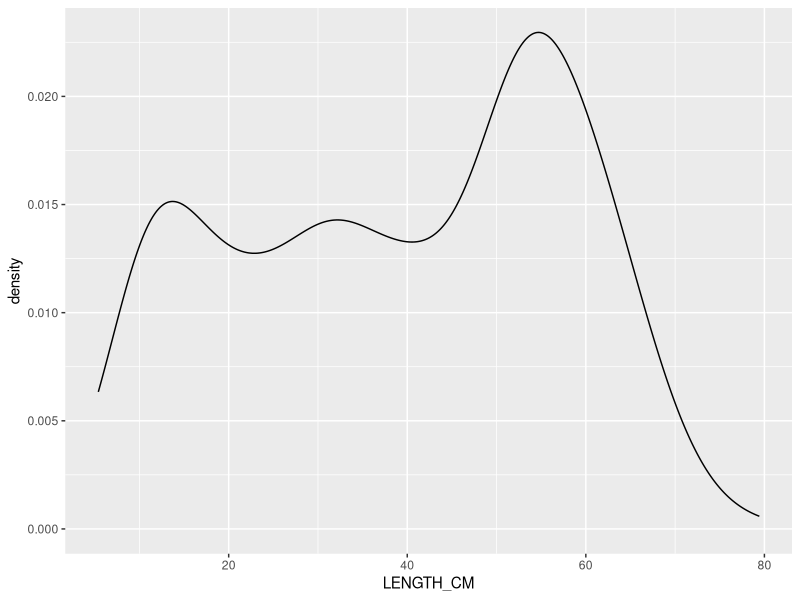
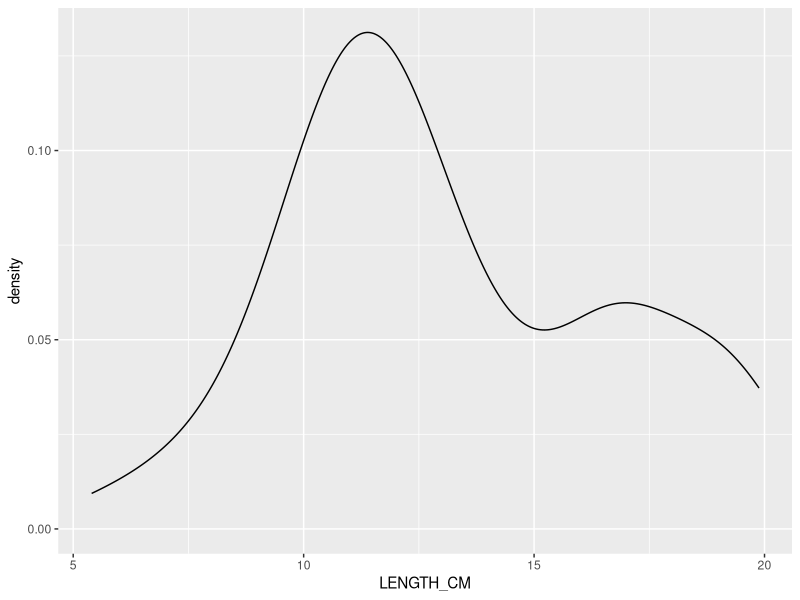
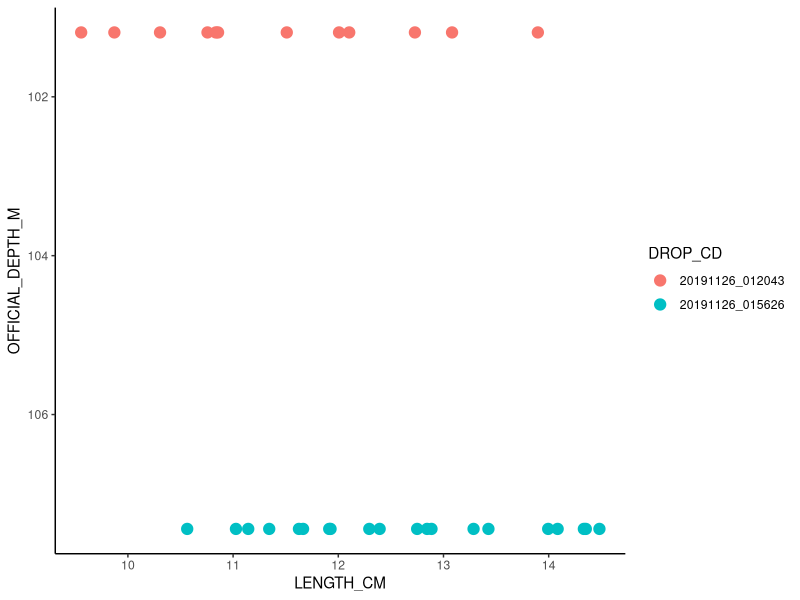
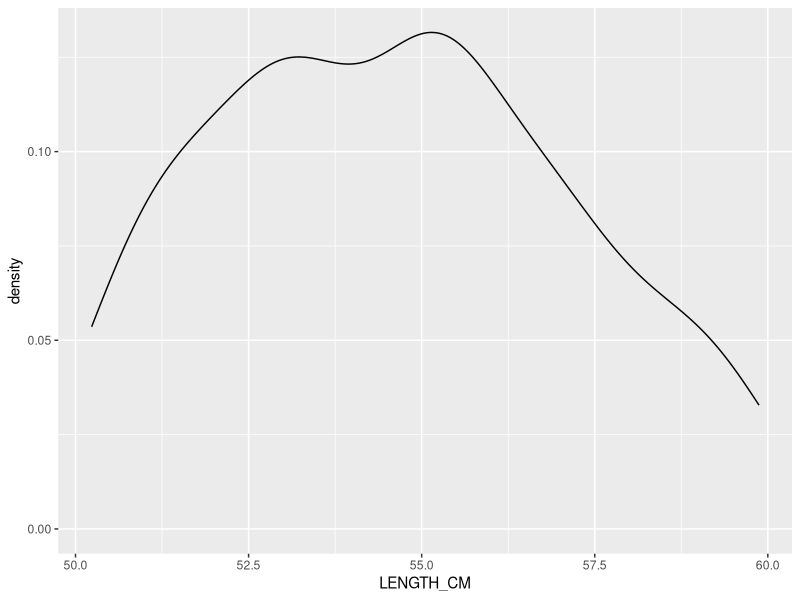
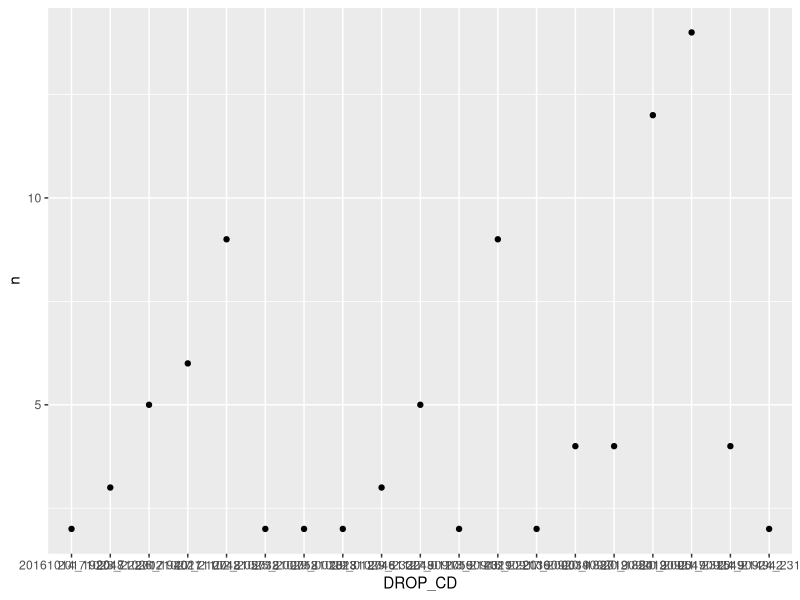
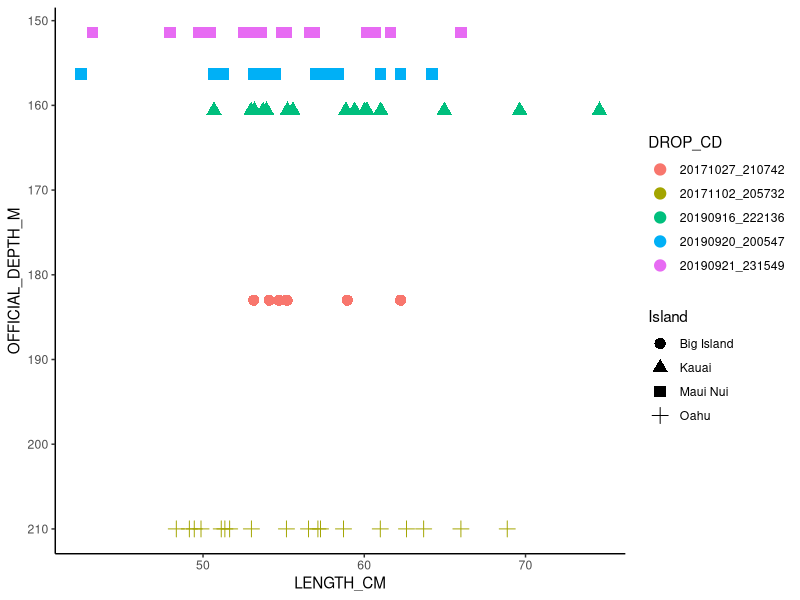
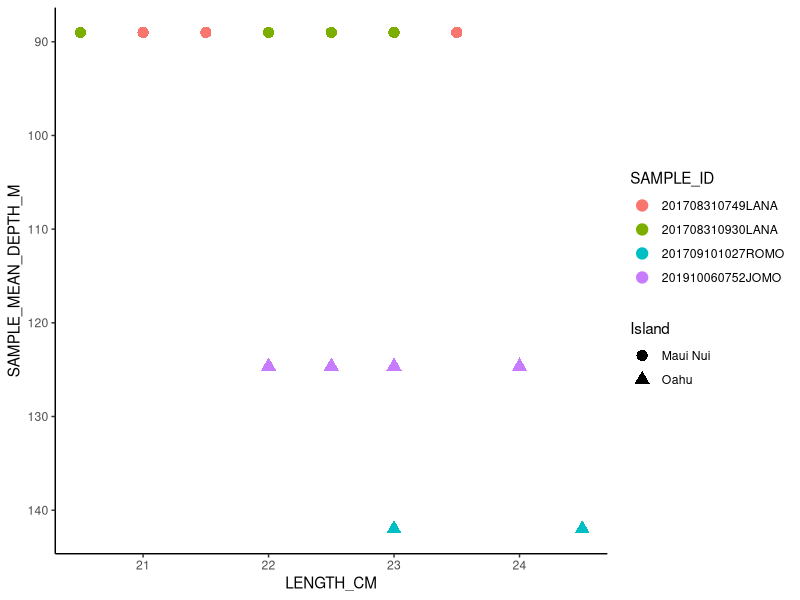

These charts were generated, in order, by the following R code: (Note: this script raises an error after producing the figures.)
library(tidyverse)
library(magrittr)

camera_lengths <- read.csv("./Data/BFISH 2016-2019 Camera Lengths.csv")
fishing_lengths <- read.csv("./Data/BFISH 2016-2019 Research Fishing Lengths.csv")

head(camera_lengths)
head(fishing_lengths)

sp_code <- "PRFI"

### What is causing the mode in the smaller sizes of the BFISH camera data?
cam <- camera_lengths %>% 
filter(str_detect(SPECIES_CD, sp_code)) %>% 
filter(str_detect(BFISH, "_S", negate = TRUE)) %>% 
select(-X)
head(cam)

summary(cam)

cam %>% 
ggplot(aes(x = LENGTH_CM)) +
geom_density()

cam %>% 
filter(LENGTH_CM < 20) %>% 
ggplot(aes(x = LENGTH_CM)) +
geom_density()

small_mode_drops <- cam %>% 
filter(LENGTH_CM < 15 & LENGTH_CM > 10) %>% 
group_by(DROP_CD) %>% 
summarise(n = n()) %>% 
filter(n >= 10) %>% 
pull(DROP_CD)

small_mode_drops

cam %>% 
filter(str_detect(DROP_CD, paste0(small_mode_drops, collapse = "|"))) %>% 
filter(LENGTH_CM < 20) %>% 
group_by(DROP_CD) %>% 
summarise(n())

## 4 camera drops had 10 or more fish < 20cm 
## The samples came from Maui Nui (1 site) and Oahu (3 sites)
## Those small fish came from depths of 80 - 110 m (first 1st quantile of depths)
cam %>% 
filter(str_detect(DROP_CD, paste0(small_mode_drops, collapse = "|")))  %>% 
ggplot(aes(x = LENGTH_CM, y = OFFICIAL_DEPTH_M)) + 
geom_point(aes(colour = DROP_CD), size = 3.5) +
scale_y_reverse() +
theme_classic()

### What is causing the mode in the larger sizes of the BFISH camera data?
cam %>% 
filter(LENGTH_CM > 50 & LENGTH_CM < 60) %>% 
ggplot(aes(x = LENGTH_CM)) +
geom_density()

cam %>% 
filter(LENGTH_CM > 50 & LENGTH_CM < 60) %>% 
group_by(DROP_CD) %>% 
summarise(n = n()) %>% 
filter(n > 1) %>% 
ggplot(aes(x = DROP_CD, y = n)) + geom_point()

large_mode_drops <- cam %>% 
filter(LENGTH_CM > 50 & LENGTH_CM < 60) %>% 
group_by(DROP_CD) %>% 
summarise(n = n()) %>% 
filter(n > 5) %>% 
pull(DROP_CD)

cam %>% 
filter(str_detect(DROP_CD, paste0(large_mode_drops, collapse = "|")))  %>% 
ggplot(aes(x = LENGTH_CM, y = OFFICIAL_DEPTH_M)) + 
geom_point(aes(colour = DROP_CD, shape = Island), size = 3.5) +
scale_y_reverse() +
theme_classic()


fish <- fishing_lengths %>% 
  filter(str_detect(SPECIES_CD, sp_code)) %>% 
  filter(str_detect(BFISH, "_S", negate = TRUE)) %>% 
  select(-X)

small_mode_fish <- fish %>% 
filter(LENGTH_CM > 20 & LENGTH_CM < 25)  %>% 
group_by(SAMPLE_ID) %>% 
summarise(n = n()) %>% 
filter(n > 1) %>% 
pull(SAMPLE_ID)

summary(fish)

fish %>% 
filter(str_detect(SAMPLE_ID, paste0(small_mode_fish, collapse = "|")))  %>% 
filter(LENGTH_CM > 20 & LENGTH_CM < 25) %>% 
ggplot(aes(x = LENGTH_CM, y = SAMPLE_MEAN_DEPTH_M)) + 
geom_point(aes(colour = SAMPLE_ID, shape = Island), size = 3.5) +
scale_y_reverse() +
theme_classic()

cam.merge <- cam %>% 
  select(PSU, DROP_CD, SPECIES_CD, OFFICIAL_DEPTH_M, LENGTH_CM, Island) %>% 
  rename(MEAN_DEPTH = "OFFICIAL_DEPTH_M",
         SAMPLE_ID = "DROP_CD") %>% 
  mutate(Year = str_sub(SAMPLE_ID, 1, 4),
         Month = str_sub(SAMPLE_ID, 5,6),
         Day = str_sub(SAMPLE_ID, 7,8),
         Gear = "Camera") 

fish.merge <- fish %>% 
  select(PSU, SAMPLE_ID, SPECIES_CD, SAMPLE_MEAN_DEPTH_M, LENGTH_CM, Island) %>% 
  rename(MEAN_DEPTH = "SAMPLE_MEAN_DEPTH_M") %>% 
  mutate(Year = str_sub(SAMPLE_ID, 1, 4),
    Month = str_sub(SAMPLE_ID, 5, 6),
    Day = str_sub(SAMPLE_ID, 7, 8),
    Gear = "Research Fishing") 

lengths.combo <- bind_rows(cam.merge, fish.merge)

lengths.combo %>% 
  mutate(SAMPLE_ID = factor(SAMPLE_ID)) %>% 
  distinct(SAMPLE_ID, .keep_all = TRUE) %>% 
  group_by(Gear, Year) %>% 
  summarise(N = n()) %>% 
  pivot_wider(names_from = Gear, values_from = N) %>% 
  gt() %>% 
  tab_header(title = "Number of Sampling Events")
  

lengths.combo %>% 
  ggplot(aes(x = LENGTH_CM)) +
  geom_density(aes(colour = Gear)) +
  facet_wrap(~Year) +
  theme_classic()


lengths.combo %>% 
  mutate(SAMPLE_ID = factor(SAMPLE_ID)) %>% 
  distinct(SAMPLE_ID, .keep_all = TRUE) %>% 
  group_by(Gear, Island) %>% 
  summarise(N = n()) %>% 
  pivot_wider(names_from = Gear, values_from = N) %>% 
  gt() %>% 
  tab_header(title = "Number of Sampling Events by Island")

lengths.combo %>% 
  ggplot(aes(LENGTH_CM)) +
  geom_density(aes(colour = Gear)) + 
  facet_wrap(~Island) +
  theme_classic() +
  labs(main = "Length Distributions by Island")


lengths.combo %>% 
  ggplot(aes(x = Year, y = LENGTH_CM, color = Gear)) +
  geom_violin() +
  theme_classic() +
  scale_fill_nmfs(palette = "regional web")

lengths.combo %>% 
  ggplot(aes(LENGTH_CM)) +
  geom_density(aes(colour = Year)) +
  facet_wrap(~Gear) +
  theme_classic()


### Deep 6 Investigations 

deep_6 <- unique(camera_lengths$COMMON_NAME)[-c(1,8:9)]
camera_lengths %>% 
  filter(COMMON_NAME %in% deep_6) %>% 
  distinct(SPECIES_CD, .keep_all = TRUE) %>% 
  select(SPECIES_CD, SCIENTIFIC_NAME, COMMON_NAME)

cam_6 <- camera_lengths %>% 
  filter(str_detect(BFISH, "_S", negate = TRUE)) %>% 
  filter(COMMON_NAME %in% deep_6) %>% 
  separate(BFISH, into = c("BFISH", "Year", "Seas"), sep = "_") %>% 
  rename(SAMPLE_ID = "DROP_CD",
         DEPTH = OFFICIAL_DEPTH_M) %>% 
  select(PSU, 
         SAMPLE_ID, 
         Year, 
         SPECIES_CD, 
         COMMON_NAME, 
         DEPTH, 
         LENGTH_CM, 
         Island) %>% 
  mutate(Gear = "Camera")


cam_6 %>% 
  ggplot(aes(x = LENGTH_CM, color = COMMON_NAME)) +
  geom_density() +
  theme_classic()

cam_6 %>% 
  group_by(COMMON_NAME, Year) %>% 
  summarise(n = n(), 
            mean_length = mean(LENGTH_CM),
            CV = sd(LENGTH_CM)/mean(LENGTH_CM)) %>% 
  gt(groupname_col = "COMMON_NAME",
     rowname_col = "Year") %>% 
  fmt_number(columns = c("mean_length", "CV"), decimals = 2)

cam_6 %>% 
  group_by(COMMON_NAME) %>% 
  summarise(n = n(), 
            mean_length = mean(LENGTH_CM),
            CV = sd(LENGTH_CM)/mean(LENGTH_CM)) %>% 
  arrange(by_group = FALSE, desc(n)) %>% 
  gt() %>% 
  fmt_number(columns = c("mean_length", "CV"), decimals = 2)

cam_6 %>% 
  group_by(COMMON_NAME, Year) %>% 
  summarise(N = n()) %>% 
  pivot_wider(names_from = COMMON_NAME, values_from = N, values_fill = 0) %>% 
  gt() %>% 
  tab_header(title = "Number of Individuals Caught per Year") %>% 
  grand_summary_rows(columns = c("Ehu", "Gindai", "Hapuupuu", "Kalekale", "Lehi", "Onaga"), fns = list(Total = "sum"))


fish_6 <- fishing_lengths %>% 
  filter(str_detect(BFISH, "_S", negate = TRUE)) %>% 
  filter(COMMON_NAME %in% deep_6) %>% 
  separate(BFISH, into = c("BFISH", "Year", "Seas"), sep = "_") %>% 
  rename(DEPTH = SAMPLE_MEAN_DEPTH_M) %>% 
  select(PSU, 
         SAMPLE_ID,
         Year, 
         SPECIES_CD, 
         COMMON_NAME, 
         DEPTH, 
         LENGTH_CM, 
         Island) %>% 
  mutate(Gear = "Research Fishing")

head(cam_6)
head(fish_6)

deep_6_df <- cam_6 %>% 
  bind_rows(fish_6)


deep_6_df %>% 
  ggplot(aes(x = LENGTH_CM)) +
  geom_density(aes(colour = Gear)) +
  geom_text(data = n.df, aes(x = 90, y = .1, label = paste("N = ", N))) +
  facet_wrap(~COMMON_NAME) +
  theme_classic()


n.df <- data.frame(COMMON_NAME = c("Kalekale", "Ehu", "Lehi", "Onaga", "Hapuupuu", "Gindai"), N = c(278, 50, 42, 14, 9, 6))


same_psu <- unique(camera_lengths[which(camera_lengths$PSU %in% fishing_lengths$PSU),2])


cam_depths <- camera_lengths %>% 
  filter(PSU %in% same_psu) %>% 
  select(PSU, OFFICIAL_DEPTH_M)

fish_depths <- fishing_lengths %>% 
  filter(PSU %in% same_psu) %>% 
  select(PSU, SAMPLE_MEAN_DEPTH_M)

left_join(cam_depths, fish_depths, by = "PSU") %>% 
  distinct() %>% 
  mutate(PSU = as.factor(PSU)) %>% 
  ggplot(aes(x = PSU, y = OFFICIAL_DEPTH_M)) +
  geom_point(color = "red") +
  geom_point(aes(x = PSU, y = SAMPLE_MEAN_DEPTH_M)) +
  theme_classic() +
  ggsave(filename = "./FRMD-SAP-MOshima-SS3_Opakapaka_Assessment/PSU_depths.png")

camera_lengths %>% group_by(BFISH) %>% distinct(DROP_CD) %>% summarise(n())

cam %>% 
  filter(str_detect(BFISH, "_F")) %>% 
  separate(BFISH, into = c("BFISH", "Year", "Seas"), sep = "_") %>% 
  filter(Year == 2016) %>% 
  group_by(DROP_CD) %>% 
  ggplot(aes(x = LENGTH_CM, fill = DROP_CD)) +
  #geom_density() 
  geom_histogram(binwidth = 1) 
  facet_wrap(~Year)

  head(cam)
  